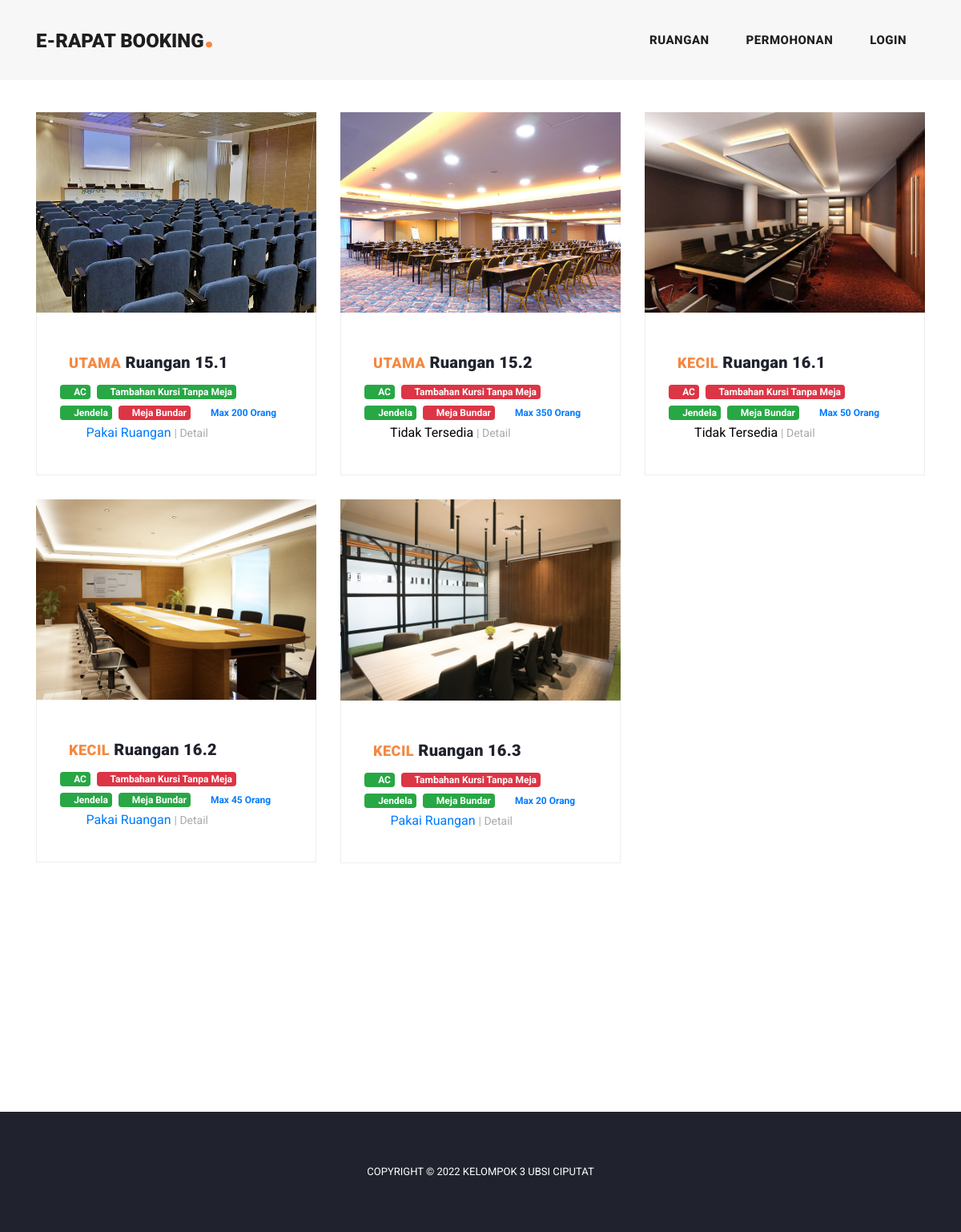
/index.php/customer/data_ruang, run on the app's committed database.
### tables this page shows
CREATE TABLE `ruang` (
  `id_ruang` int(11) NOT NULL,
  `kode_tipe` varchar(120) NOT NULL,
  `no_ruang` varchar(120) NOT NULL,
  `dayatampung` varchar(4) NOT NULL,
  `status` varchar(50) NOT NULL,
  `harga` int(11) NOT NULL,
  `denda` int(11) NOT NULL,
  `ac` int(11) NOT NULL,
  `tambahkursitmeja` int(11) NOT NULL,
  `jendela` int(11) NOT NULL,
  `meja_bundar` int(11) NOT NULL,
  `gambar` varchar(255) NOT NULL
);

### application/controllers/customer/Data_ruang.php (called while the page is built, shortened)
<?php
class Data_ruang extends CI_Controller{
  public function index(){
    $data['ruang'] = $this->rental_model->get_data('ruang')->result();
    $this->load->view('templates_customer/header');
    $this->load->view('customer/data_ruang', $data);
    $this->load->view('templates_customer/footer');
  }
}

### index.php (called while the page is built, shortened)
<?php
require_once BASEPATH.'core/CodeIgniter.php';

### application/models/Rental_model.php (called while the page is built, shortened)
<?php
class Rental_model extends CI_Model{
  public function get_data($table){
    return $this->db->get($table);
  }
}

### application/views/customer/data_ruang.php (the view, shortened to what this page needs)
<div style="height: 40px;"></div>
<section class="blog-posts grid-system">
  <div class="container">
    <div class="all-blog-posts">
      <div class="row">
        <?php foreach($ruang as $mb): ?>
        <div class="col-md-4 col-sm-6">
          <div class="blog-post">
            <div class="blog-thumb">
              <img src="<?= base_url('assets/upload/') . $mb->gambar ?>" alt="">
            </div>
            <div class="down-content">
              <a href="offers.html"><h4><span><?= $mb->kode_tipe;?></span> Ruangan <?= $mb->no_ruang; ?></h4></a>
              <div class="row">
                <?php if($mb->ac == '1'){ ?>
                  <a href="#" class="badge badge-success m-1"><i class="fa fa-check-square"></i> AC</a>
                  <?php }
                else{ ?>
                  <a href="#" class="badge badge-danger m-1"><i class="fa fa-times-circle"></i> AC</a>
                <?php } ?>
                <?php if($mb->tambahkursitmeja == '1'){ ?>
                  <a href="#" class="badge badge-success m-1"><i class="fa fa-check-square"></i> Tambahan Kursi Tanpa Meja</a>
                  <?php }
                else{ ?>
                  <a href="#" class="badge badge-danger m-1"><i class="fa fa-times-circle"></i> Tambahan Kursi Tanpa Meja</a>
                <?php } ?>
                <?php if($mb->jendela == '1'){ ?>
                  <a href="#" class="badge badge-success m-1"><i class="fa fa-check-square"></i> Jendela</a>
                  <?php }
                else{ ?>
                  <a href="#" class="badge badge-danger m-1"><i class="fa fa-times-circle"></i> Jendela</a>
                <?php } ?>
                <?php if($mb->meja_bundar == '1'){ ?>
                  <a href="#" class="badge badge-success m-1"><i class="fa fa-check-square"></i> Meja Bundar</a>
                  <?php }
                else{ ?>
                  <a href="#" class="badge badge-danger m-1"><i class="fa fa-times-circle"></i> Meja Bundar</a>
                <?php } ?>
                  <a href="#" class="badge  m-1"><i class="fa fa-check-circle"></i> Max <?=$mb->dayatampung;?> Orang</a>
                              </div>
              <div class="post-options">
                <div class="row">
                  <div class="col-lg-12">
                    <ul class="post-tags">
                      <li><i class="fa fa-bullseye"></i></li>
                      <?php
                      if($mb->status == "1"){ ?>
                        <a href="<?= base_url('customer/rental/tambah_rental/'.$mb->id_ruang) ?>"> Pakai Ruangan</a></li>
                      <?php }
                      else{ ?>
                        <a href="#" style="color: black;"> Tidak Tersedia</a></li>
                      <?php } ?>
                      <li><a href="<?= base_url('customer/data_ruang/detail_ruang/'.$mb->id_ruang) ?>"> | Detail</a></li>
                    </ul>
                  </div>
                </div>
              </div>
            </div>
          </div>
        </div>
        <?php endforeach; ?>
      </div>
    </div>
  </div>
</section>
<div style="height: 180px;"></div>

### application/views/templates_customer/header.php (shortened to what this page needs)
<!DOCTYPE html>
<html lang="en">
  <head>
    <link href="<?= base_url('assets/assets_shop') ?>/vendor/bootstrap/css/bootstrap.min.css" rel="stylesheet">
    <link rel="stylesheet" href="<?= base_url('assets/assets_shop') ?>/css/fontawesome.css">
    <link rel="stylesheet" href="<?= base_url('assets/assets_shop') ?>/css/style.css">
    <link rel="stylesheet" href="<?= base_url('assets/assets_shop') ?>/css/owl.css">
  </head>
  <body>
    <header class="">
      <nav class="navbar navbar-expand-lg">
        <div class="container">
          <a class="navbar-brand" href="<?php base_url('data_ruang');?>"><h2>e-Rapat Booking<em>.</em></h2></a>
          <div class="collapse navbar-collapse" id="navbarResponsive">
            <ul class="navbar-nav ml-auto">
              <li class="nav-item">
                <a class="nav-link" href="<?= base_url('customer/data_ruang') ?>">Ruangan</a>
              </li>
              <li class="nav-item">
                <a class="nav-link" href="<?= base_url('customer/transaksi') ?>">Permohonan</a>
              </li>
              <?php if($this->session->userdata('nama')){ ?>
              <li class="nav-item">
                <a class="nav-link" href="<?= base_url('auth/logout'); ?>">SELAMAT DATANG <?= $this->session->userdata('nama'); ?><span> | Logout</span></a>
              </li>
              <?php }
              else{ ?>
              <li class="nav-item">
                <a class="nav-link" href="<?= base_url('auth/login'); ?>">Login</a>
              </li>
              <?php } ?>
            </ul>
          </div>
        </div>
      </nav>
    </header>

### application/views/templates_customer/footer.php (shortened to what this page needs)
    <footer class="footer">
      <div class="container">
        <div class="row">
          <div class="col-lg-12">
            <div class="copyright-text">
              <p>
                Copyright © 2022 Kelompok 3 UBSI Ciputat
              </p>
            </div>
          </div>
        </div>
      </div>
    </footer>
  </body>
</html>

### assets/assets_shop/css/style.css (style rules this page uses)
body { font-family: 'Roboto', sans-serif; overflow-x: hidden; text-rendering: optimizeLegibility; -webkit-font-smoothing: antialiased; -moz-osx-font-smoothing: grayscale; }
p { margin-bottom: 0px; font-size: 15px; font-weight: 400; color: #7a7a7a; line-height: 30px; }
a { text-decoration: none!important; }
ul { padding: 0; margin: 0; list-style: none; }
h1,h2,h3,h4,h5,h6 { margin: 0px; }
header { position: absolute; z-index: 99999; width: 100%; height: 100px; background-color: #f7f7f7; -webkit-transition: all 0.3s ease-in-out 0s; -moz-transition: all 0.3s ease-in-out 0s; -o-transition: all 0.3s ease-in-out 0s; transition: all 0.3s ease-in-out 0s; }
header .navbar { padding: 25px 0px; }
.navbar .navbar-brand { float: left; margin-top: -12px; outline: none; }
.navbar .navbar-brand h2 { color: #1e1e1e; text-transform: uppercase; font-size: 24px; font-weight: 900; -webkit-transition: all .3s ease 0s; -moz-transition: all .3s ease 0s; -o-transition: all .3s ease 0s; transition: all .3s ease 0s; }
.navbar .navbar-brand h2 em { font-size: 44px; font-style: normal; color: #f48840; }
#navbarResponsive { z-index: 999; }
.navbar-collapse { text-align: center; }
.navbar .navbar-nav .nav-item { margin: 0px 15px; }
.navbar .navbar-nav a.nav-link { text-transform: capitalize; font-size: 15px; font-weight: 800; text-transform: uppercase; letter-spacing: 0.5px; color: #1e1e1e; transition: all 0.3s; }
.blog-posts { margin-top: 100px; }
.blog-posts .blog-post { margin-bottom: 30px; }
.blog-posts .blog-thumb img { width: 100%; overflow: hidden; }
.blog-posts .down-content { padding: 40px; border-right: 1px solid #eee; border-left: 1px solid #eee; border-bottom: 1px solid #eee; }
.blog-posts .down-content span { font-size: 18px; text-transform: uppercase; letter-spacing: 0.5px; font-weight: 900; color: #f48840; }
.blog-posts .down-content h4 { font-size: 24px; text-transform: capitalize; letter-spacing: 0.5px; font-weight: 900; color: #20232e; margin: 10px 0px 12px 0px; }
.blog-posts .down-content h4 { font-size: 20px; letter-spacing: 0.25px; }
.blog-posts .down-content ul.post-tags li, .blog-posts .down-content ul.post-share li { display: inline-block; }
.blog-posts .down-content ul.post-tags li:first-child i, .blog-posts .down-content ul.post-share li:first-child i { color: #f48840; margin-right: 5px; }
.blog-posts .down-content ul.post-tags li, .blog-posts .down-content ul.post-share li { color: #aaa; }
.blog-posts .down-content ul.post-tags li a, .blog-posts .down-content ul.post-share li a { font-size: 14px; color: #aaa; font-weight: 400; transition: all .3s; }
footer { margin-top: 100px; text-align: center; background-color: #20232e; padding: 60px 0px; }
footer p { font-size: 13px; text-transform: uppercase; color: #fff; }

### data on the page
ruang: gambar (picture), kode_tipe "UTAMA", no_ruang "15.1", ac 1 (drawn), tambahkursitmeja 1 (drawn), jendela 1 (drawn), meja_bundar 0 (drawn), dayatampung "200"
ruang: gambar (picture), kode_tipe "UTAMA", no_ruang "15.2", ac 1 (drawn), tambahkursitmeja 0 (drawn), jendela 1 (drawn), meja_bundar 0 (drawn), dayatampung "350", status "Tidak Tersedia"
ruang: gambar (picture), kode_tipe "KECIL", no_ruang "16.1", ac 0 (drawn), tambahkursitmeja 0 (drawn), jendela 1 (drawn), meja_bundar 1 (drawn), dayatampung "50", status "Tidak Tersedia"
ruang: gambar (picture), kode_tipe "KECIL", no_ruang "16.2", ac 1 (drawn), tambahkursitmeja 0 (drawn), jendela 1 (drawn), meja_bundar 1 (drawn), dayatampung "45"
ruang: gambar (picture), kode_tipe "KECIL", no_ruang "16.3", ac 1 (drawn), tambahkursitmeja 0 (drawn), jendela 1 (drawn), meja_bundar 1 (drawn), dayatampung "20"
